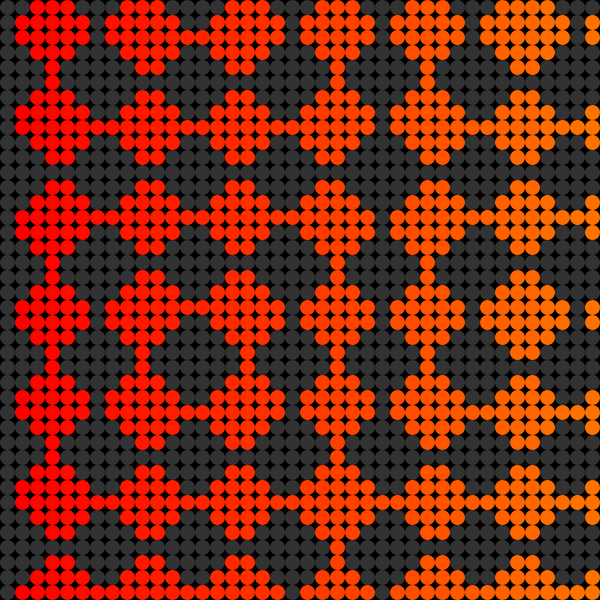
Frame 1 (no input)
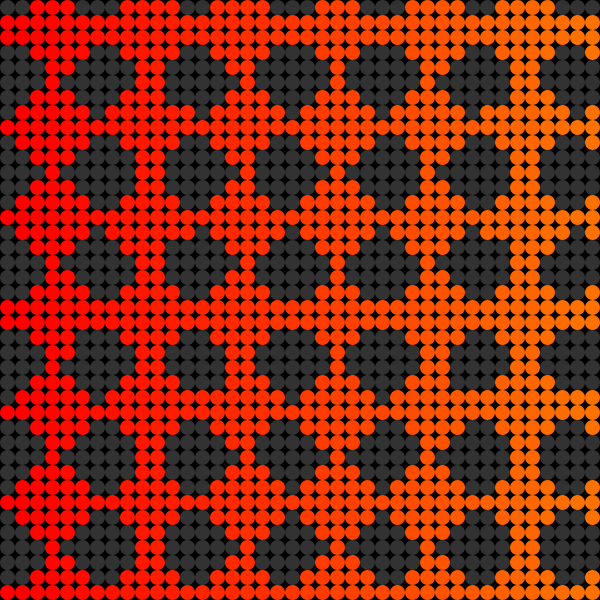
Frame 60 (the mouse pressed at the canvas centre just before this capture)
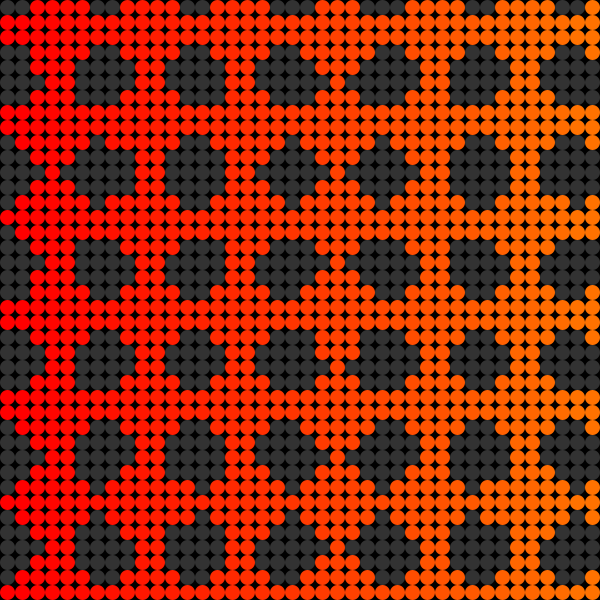
Frame 120 (the mouse held since frame 60 and released just before this capture)

The Processing sketch that drew these frames (run headless with seeded random() and noise(); from frame 60 on, the mouse is pressed at the canvas centre):

// Processing sketch: day5_07_sinPattern
// ── day5_07_sinPattern.pde
int cell = 15;
float s = 0;

void setup() {
  size(600,600);
  colorMode(HSB);
  noStroke();  
}

void draw() {
  background(0);
  ellipseMode(CORNER);
  
  for(int j=0; j<height/cell; j++) {
    for(int i=0; i<width/cell; i++) {   
      if(sin(j) - cos(i) + tan(s) >= 0) {
        fill(i/2, 255, 255);
      } else {
        fill(50);
      }
      ellipse(i*cell, j*cell, cell, cell);  
    }
  }
  s -= 0.05;
}
